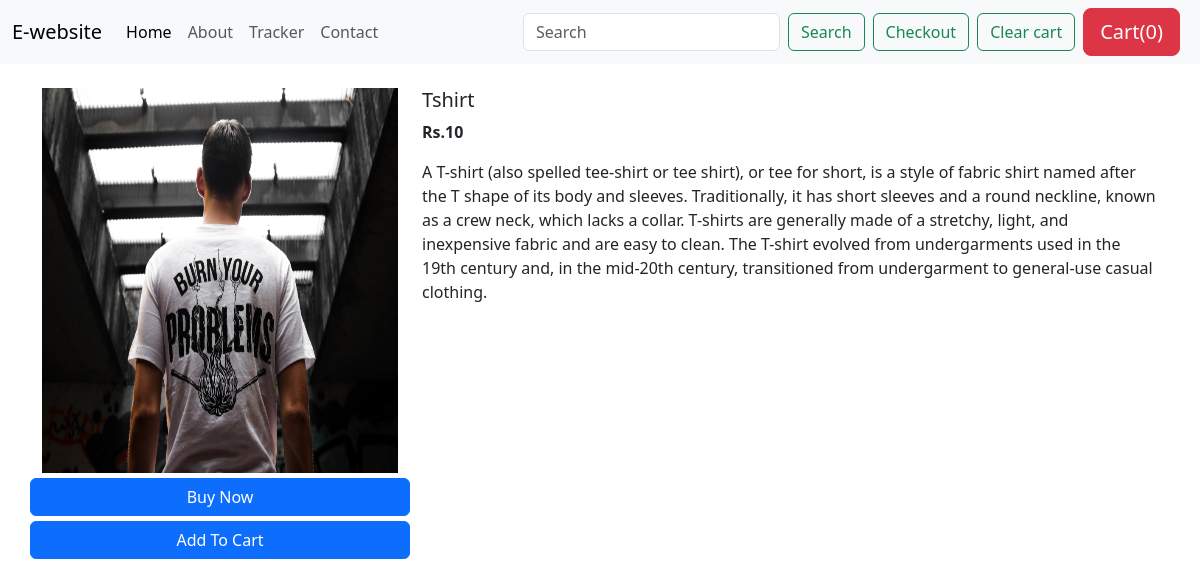
Screenshot of /shop/products/2 with the database file from the repository.
### shop/models.py (models this page shows)
class Product(models.Model):
    product_id = models.AutoField
    product_name = models.CharField(max_length=50)
    desc = models.CharField(max_length=1000)
    category = models.CharField(max_length=50,default="")
    subcategory =  models.CharField(max_length=50,default="")
    price = models.IntegerField(default=0)
    pub_date = models.DateField()
    image = models.ImageField(upload_to="shop/images",default="")
    def __str__(self):
        return self.product_name

### shop/views.py (the view)
# urls.py: path("products/<int:id>",views.product,name="shopproduct"),
def product(request,id):
    product = Product.objects.filter(id=id)
    print(product)
    return render(request,'shop/prodview.html',{'product':product[0]})

### shop/templates/shop/prodview.html (shortened to what this page needs)
{%extends 'shop/basic.html'%}
{% block body%}
<div class="container my-4">
    <div class="row">
    <div class="col-md-4">
    <div class="row">
        <img src="/media/{{product.image}}" width="233px" height="385px">
    </div>
        <div class="row">
            <button class="btn btn-primary" style="margin-top: 5px;">Buy Now</button>
            <button class="btn btn-primary" style="margin-top: 5px;">Add To Cart</button>
        </div>
    </div>
    <div class="col-md-8">
        <h5>{{product.product_name}}</h5>
        <p><b>Rs.{{product.price}} </b></p>
        <p>{{product.desc}}</p>
    </div>
    </div>
</div>
{%endblock%}

### rows the page displays
Product: image (picture), product_name "Tshirt", price "10", desc "A T-shirt (also spelled tee-shirt or tee shirt), or tee for short, is a style of fabric shirt named after the T shape of its body and sleeves. Traditionally, it has short sleeves and a round neckline, known as a crew neck, which lacks a collar. T-shirts are generally made of a stretchy, light, and inexpensive fabric and are easy to clean. The T-shirt evolved from undergarments used in the 19th century and, in the mid-20th century, transitioned from undergarment to general-use casual clothing."
